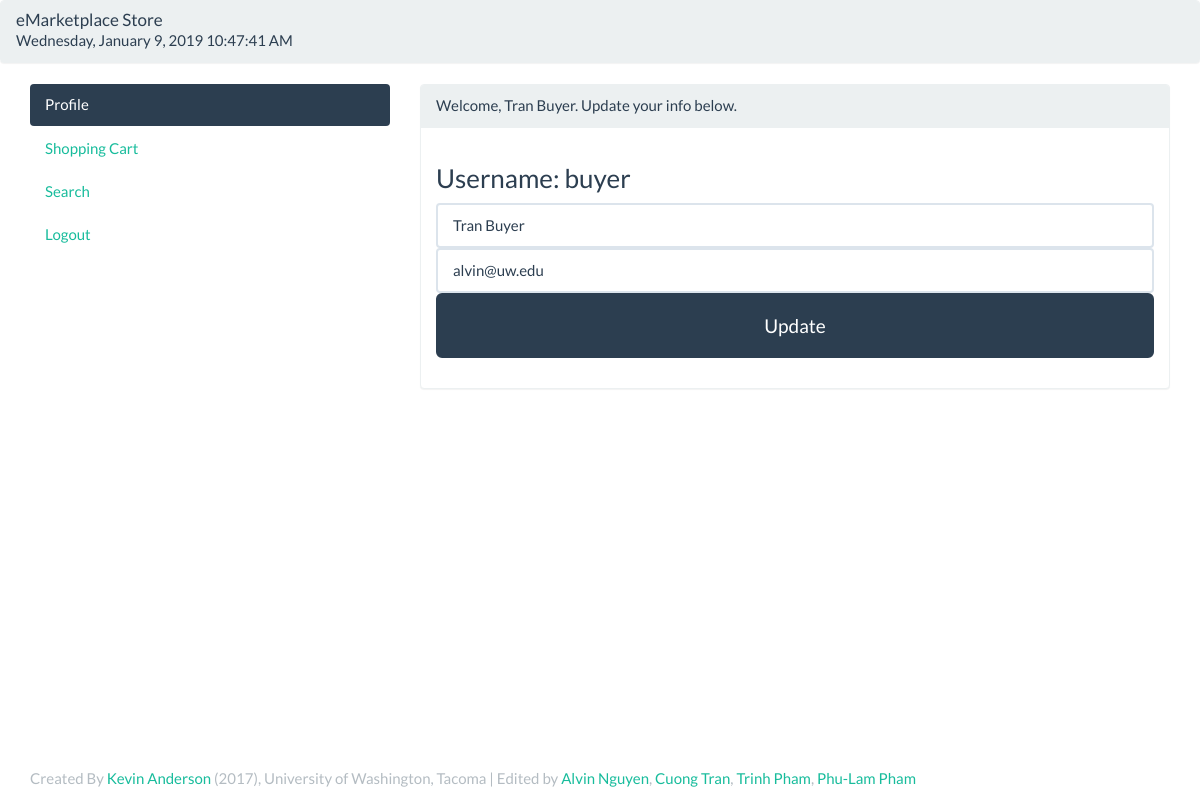
/tcss445_website/BuyerProfile.php (signed in), run on the app's committed database.
### tables this page shows
CREATE TABLE `User` (
  userid         int(11) PRIMARY KEY,
  username       varchar(32) UNIQUE NOT NULL,
  pwd            CHAR(32) NOT NULL,
  preferred_name varchar(150),
  role           varchar(10) NOT NULL,
  email          varchar(256)
);

### tcss445_website/BuyerProfile.php (the view, shortened to what this page needs)
<?php
require('inc.header.php');
if (!isset($db)) {
    $db = get_connection();
}
$q = 'SELECT userid, username, preferred_name, email
       FROM User
      WHERE userid = ' . $_SESSION['userid'];
$r = $db->query($q);
$row = $r->fetch();
$username = $row['username'];
$name     = $row['preferred_name'];
$email    = $row['email'];
?>
<body>
  <div class="panel panel-default">
    <div class="panel-heading">
      <h1 class="panel-title">eMarketplace Store</h1>
      <div id="clockbox" class="panel-right"></div>
    </div>
  </div>
  <div class="container">
    <div class="row">
      <div class="col-sm-4">
        <ul class="nav nav-pills nav-stacked">
          <li role="presentation" class="active">  <a href="BuyerProfile.php">Profile</a></li>
          <li role="presentation" class="inactive"><a href="ShoppingCart.php">Shopping Cart</a></li>
          <li role="presentation" class="inactive">  <a href="Search.php">Search</a></li>
          <li role="presentation" class="inactive"><a href="Logout.php">Logout</a></li>
          </ul>
      </div>
      <div class="col-sm-8">
        <div class="panel panel-default">
          <div class="panel-heading">Welcome, <?php echo $name; ?>.  Update your info below.</div>
          <div class="panel-body">
            <h3>Username: <?php echo $username; ?></h3>
                <form role="form" method="POST" action="<?php echo $_SERVER['PHP_SELF']; ?>">
                <div class="form-group">
		        <input type="text" class="form-control" value="<?php echo $name; ?>" placeholder="enter preferred name" name="pref_name" autofocus />
		        <input type="email" class="form-control" value="<?php echo $email; ?>" placeholder="enter email" name="email"/>
		        <button class="btn btn-lg btn-primary btn-block" type="submit" name="update">
			       Update
		        </button>
		      </div>
            </form>
          </div>
        </div>
      </div>
    </div>
 </div>
 <?php include("./inc.footer.php");?>

### data on the page
user: preferred_name "Tran Buyer", username "buyer", pref_name "Tran Buyer", email "alvin@uw.edu"
